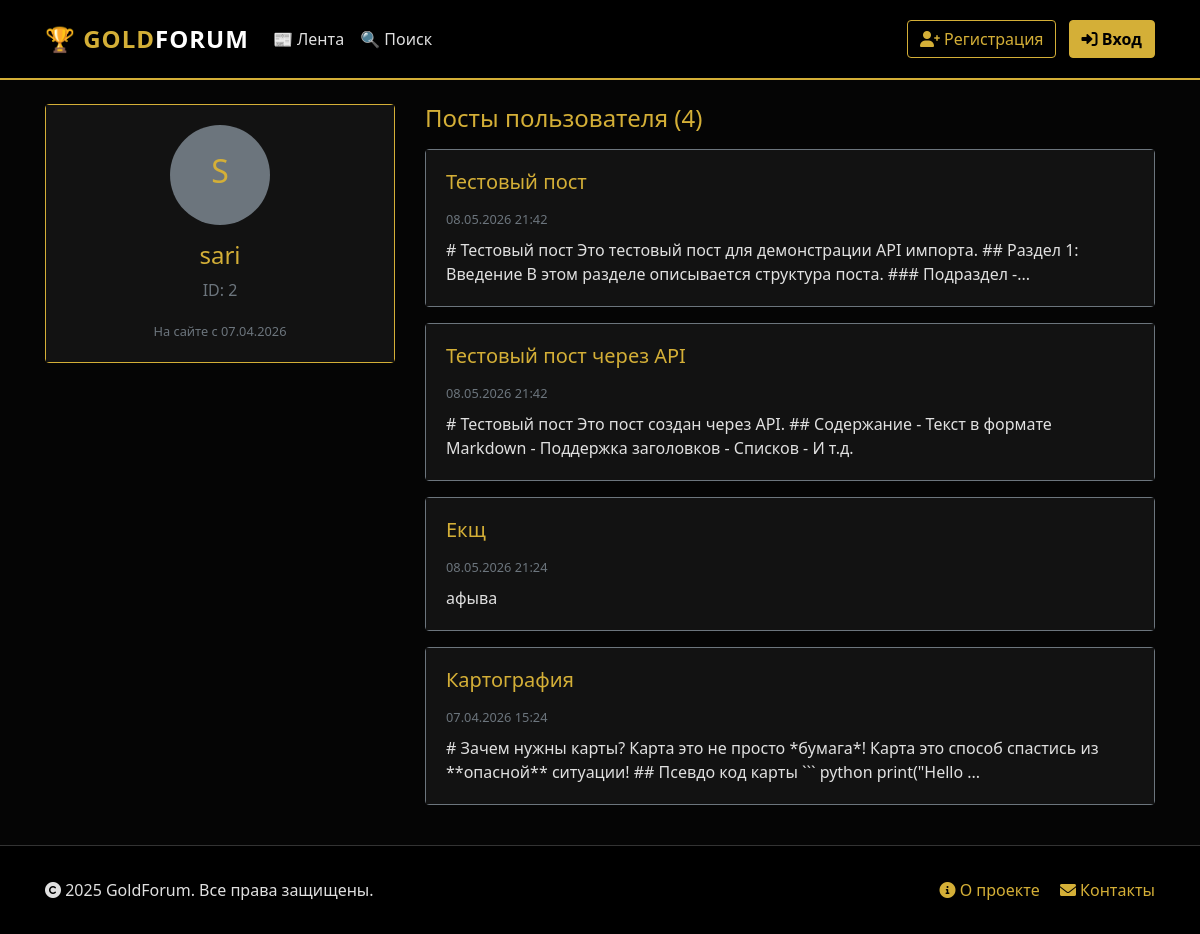
The page /profile/2 on the database its author committed.
### backend/database/models/users_model.py (models this page shows, shortened)
class UserModel(SqlAlchemyBase, UserMixin, SerializerMixin):
    __tablename__ = 'users'
    id = sqlalchemy.Column(sqlalchemy.Integer, primary_key=True, autoincrement=True)
    username = sqlalchemy.Column(sqlalchemy.String, unique=True, nullable=False, index=True)
    passwd_hash = sqlalchemy.Column(sqlalchemy.String, nullable=False)
    tg_id = sqlalchemy.Column(sqlalchemy.String, unique=True, nullable=True, index=True)
    created_at = sqlalchemy.Column(sqlalchemy.DateTime, default=datetime.datetime.now)
    posts = orm.relationship("PostModel", back_populates='user', cascade='all, delete-orphan')

### backend/database/models/posts_model.py (models this page shows, shortened)
class PostModel(SqlAlchemyBase, SerializerMixin):
    __tablename__ = 'posts'
    id = sqlalchemy.Column(sqlalchemy.Integer, primary_key=True, autoincrement=True)
    author = sqlalchemy.Column(sqlalchemy.String, nullable=False, index=True)
    title = sqlalchemy.Column(sqlalchemy.String, nullable=True)
    content = sqlalchemy.Column(sqlalchemy.Text, nullable=False)
    content_html = sqlalchemy.Column(sqlalchemy.Text, nullable=True)
    created_at = sqlalchemy.Column(sqlalchemy.DateTime, default=datetime.datetime.now, index=True)
    updated_at = sqlalchemy.Column(sqlalchemy.DateTime, onupdate=datetime.datetime.now)
    path = sqlalchemy.Column(sqlalchemy.Text, nullable=True)
    attached_images = sqlalchemy.Column(sqlalchemy.Text, nullable=True)
    attached_files = sqlalchemy.Column(sqlalchemy.Text, nullable=True)
    likes_count = sqlalchemy.Column(sqlalchemy.Integer, default=0, nullable=False)
    user_id = sqlalchemy.Column(sqlalchemy.Integer, sqlalchemy.ForeignKey("users.id"), nullable=True, index=True)
    user = orm.relationship('UserModel')
    comments = orm.relationship('CommentModel', back_populates='post', cascade='all, delete-orphan')

### app.py (the view, shortened to what this page needs)
@app.route('/profile/<int:user_id>')
def profile(user_id):
    db_sess = db_session.create_session()
    try:
        user = db_sess.get(UserModel, user_id)
        if not user:
            abort(404)
        posts = db_sess.query(PostModel).filter_by(user_id=user.id).order_by(PostModel.created_at.desc()).all()
        is_owner = current_user.is_authenticated and current_user.id == user_id
        liked_posts = []
        favorite_posts = []
        read_posts = []
        return render_template(
            'profile.html',
            user=user,
            posts=posts,
            is_owner=is_owner,
            liked_posts=liked_posts,
            favorite_posts=favorite_posts,
            read_posts=read_posts
        )
    finally:
        db_sess.close()

### backend/database/db_session.py (called while the page is built)
def create_session() -> Session:
    global __factory
    return __factory()

### templates/profile.html (shortened to what this page needs)
{% extends "base.html" %}
{% block content %}
<div class="row">
    <div class="col-md-4 mb-4">
        <div class="card border-gold text-center">
            <div class="card-body">
                <div class="rounded-circle bg-secondary d-flex align-items-center justify-content-center mx-auto mb-3"
                     style="width: 100px; height: 100px;">
                    <span class="h2 text-gold">{{ user.username[0].upper() }}</span>
                </div>
                <h4 class="text-gold">{{ user.username }}</h4>
                <p class="text-muted">ID: {{ user.id }}</p>
                <small class="text-muted">
                    На сайте с {{ user.created_at.strftime('%d.%m.%Y') if user.created_at else 'Неизвестно' }}
                </small>
            </div>
        </div>
    </div>
    <div class="col-md-8">
        {% if is_owner %}
        <ul class="nav nav-tabs mb-3" id="profileTabs" role="tablist">
            <li class="nav-item">
                <a class="nav-link active" id="posts-tab" data-toggle="tab" href="#posts" role="tab">
                    📝 Мои посты (<span id="posts-count">{{ posts|length }}</span>)
                </a>
            </li>
            <li class="nav-item">
                <a class="nav-link" id="liked-tab" data-toggle="tab" href="#liked" role="tab">
                    ❤️ Понравившиеся (<span id="liked-count">{{ liked_posts|length }}</span>)
                </a>
            </li>
            <li class="nav-item">
                <a class="nav-link" id="favorites-tab" data-toggle="tab" href="#favorites" role="tab">
                    ⭐ Избранное (<span id="favorites-count">{{ favorite_posts|length }}</span>)
                </a>
            </li>
            <li class="nav-item">
                <a class="nav-link" id="read-tab" data-toggle="tab" href="#read" role="tab">
                    ✓ Прочитанные (<span id="read-count">{{ read_posts|length }}</span>)
                </a>
            </li>
        </ul>
        <div class="tab-content" id="profileTabContent">
            <div class="tab-pane fade show active" id="posts" role="tabpanel">
                <div id="posts-content">
                    {% if posts %}
                        {% for post in posts %}
                        <div class="card mb-3 border-secondary">
                            <div class="card-body">
                                <h5 class="card-title">
                                    <a href="/post/{{ post.id }}" class="text-gold text-decoration-none">
                                        {{ post.title or 'Без заголовка' }}
                                    </a>
                                </h5>
                                <small class="text-muted">{{ post.created_at.strftime('%d.%m.%Y %H:%M') if post.created_at else 'Неизвестно' }}</small>
                                <p class="mt-2 mb-0">{{ post.content[:150] }}{% if post.content|length > 150 %}...{% endif %}</p>
                            </div>
                        </div>
                        {% endfor %}
                    {% else %}
                        <p class="text-muted text-center py-3">Вы ещё не опубликовали постов</p>
                    {% endif %}
                </div>
            </div>
            <div class="tab-pane fade" id="liked" role="tabpanel">
                <div id="liked-content">
                    {% if liked_posts %}
                        {% for post in liked_posts %}
                        <div class="card mb-3 border-secondary">
                            <div class="card-body">
                                <h5 class="card-title">
                                    <a href="/post/{{ post.id }}" class="text-gold text-decoration-none">
                                        ❤️ {{ post.title or 'Без заголовка' }}
                                    </a>
                                </h5>
                                <small class="text-muted">
                                    Автор: {{ post.author }} | {{ post.created_at.strftime('%d.%m.%Y %H:%M') if post.created_at else 'Неизвестно' }}
                                </small>
                                <p class="mt-2 mb-0">{{ post.content[:150] }}{% if post.content|length > 150 %}...{% endif %}</p>
                            </div>
                        </div>
                        {% endfor %}
                    {% else %}
                        <p class="text-muted text-center py-3">Вы ещё не лайкали постов</p>
                    {% endif %}
                </div>
            </div>
            <div class="tab-pane fade" id="favorites" role="tabpanel">
                <div id="favorites-content">
                    {% if favorite_posts %}
                        {% for post in favorite_posts %}
                        <div class="card mb-3 border-secondary">
                            <div class="card-body">
                                <h5 class="card-title">
                                    <a href="/post/{{ post.id }}" class="text-gold text-decoration-none">
                                        ⭐ {{ post.title or 'Без заголовка' }}
                                    </a>
                                </h5>
                                <small class="text-muted">
                                    Автор: {{ post.author }} | {{ post.created_at.strftime('%d.%m.%Y %H:%M') if post.created_at else 'Неизвестно' }}
                                </small>
                                <p class="mt-2 mb-0">{{ post.content[:150] }}{% if post.content|length > 150 %}...{% endif %}</p>
                            </div>
                        </div>
                        {% endfor %}
                    {% else %}
                        <p class="text-muted text-center py-3">У вас пока нет избранных постов</p>
                    {% endif %}
                </div>
            </div>
            <div class="tab-pane fade" id="read" role="tabpanel">
                <div id="read-content">
                    {% if read_posts %}
                        {% for post in read_posts %}
                        <div class="card mb-3 border-secondary">
                            <div class="card-body">
                                <h5 class="card-title">
                                    <a href="/post/{{ post.id }}" class="text-gold text-decoration-none">
                                        ✓ {{ post.title or 'Без заголовка' }}
                                    </a>
                                </h5>
                                <small class="text-muted">
                                    Автор: {{ post.author }} | {{ post.created_at.strftime('%d.%m.%Y %H:%M') if post.created_at else 'Неизвестно' }}
                                </small>
                                <p class="mt-2 mb-0">{{ post.content[:150] }}{% if post.content|length > 150 %}...{% endif %}</p>
                            </div>
                        </div>
                        {% endfor %}
                    {% else %}
                        <p class="text-muted text-center py-3">Вы ещё не отмечали постов как прочитанные</p>
                    {% endif %}
                </div>
            </div>
        </div>
        {% else %}
        <h4 class="text-gold mb-3">Посты пользователя ({{ posts|length }})</h4>
        {% if posts %}
            {% for post in posts %}
            <div class="card mb-3 border-secondary">
                <div class="card-body">
                    <h5 class="card-title">
                        <a href="/post/{{ post.id }}" class="text-gold text-decoration-none">
                            {{ post.title or 'Без заголовка' }}
                        </a>
                    </h5>
                    <small class="text-muted">{{ post.created_at.strftime('%d.%m.%Y %H:%M') if post.created_at else 'Неизвестно' }}</small>
                    <p class="mt-2 mb-0">{{ post.content[:150] }}{% if post.content|length > 150 %}...{% endif %}</p>
                </div>
            </div>
            {% endfor %}
        {% else %}
            <p class="text-muted">Пользователь ещё не опубликовал постов</p>
        {% endif %}
        {% endif %}
    </div>
</div>
{% endblock %}

### static/css/style.css (style rules this page uses)
:root { --bg-black: #050505; --bg-card: #121212; --bg-dark: #1a1a1a; --gold-primary: #D4AF37; --gold-hover: #B59024; --gold-light: #F4CF57; --text-main: #E0E0E0; --text-muted: #A0A0A0; }
body { background-color: var(--bg-black); color: var(--text-main); font-family: 'Segoe UI', Tahoma, Geneva, Verdana, sans-serif; min-height: 100vh; display: flex; flex-direction: column; }
a { color: var(--gold-primary); text-decoration: none; transition: color 0.3s ease; }
.text-gold { color: var(--gold-primary) !important; }
.border-gold { border-color: var(--gold-primary) !important; }
.card { background-color: var(--bg-card); border: 1px solid #333; transition: border-color 0.3s ease; }
.card-body { background-color: var(--bg-card); }

### rows shown on the page
UserModel: username "S", username "sari", id "2", created_at "07.04.2026"
PostModel: title "Тестовый пост", created_at "08.05.2026 21:42", content "# Тестовый пост Это тестовый пост для демонстрации API импорта. ## Раздел 1: Введение В этом разделе описывается структура поста. ### Подраздел -"
PostModel: title "Тестовый пост через API", created_at "08.05.2026 21:42", content "# Тестовый пост Это пост создан через API. ## Содержание - Текст в формате Markdown - Поддержка заголовков - Списков - И т.д."
PostModel: title "Екщ", created_at "08.05.2026 21:24", content "афыва"
PostModel: title "Картография", created_at "07.04.2026 15:24", content "# Зачем нужны карты? Карта это не просто *бумага*! Карта это способ спастись из **опасной** ситуации! ## Псевдо код карты ``` python print(\"Hello"

### other values the page prints
{{ posts|length }} "4"
